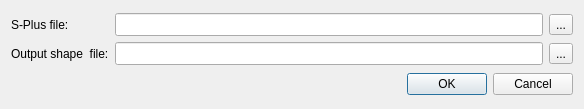
<?xml version="1.0" encoding="UTF-8"?>
<ui version="4.0">
 <class>SPlusImport</class>
 <widget class="QDialog" name="SPlusImport">
  <property name="geometry">
   <rect>
    <x>0</x>
    <y>0</y>
    <width>584</width>
    <height>109</height>
   </rect>
  </property>
  <property name="windowTitle">
   <string>Dialog</string>
  </property>
  <layout class="QGridLayout" name="gridLayout_2">
   <item row="0" column="0">
    <layout class="QGridLayout" name="gridLayout">
     <item row="0" column="0">
      <widget class="QLabel" name="label">
       <property name="text">
        <string>S-Plus file:</string>
       </property>
      </widget>
     </item>
     <item row="0" column="1">
      <widget class="QLineEdit" name="lineEdit">
       <property name="sizePolicy">
        <sizepolicy hsizetype="Expanding" vsizetype="Fixed">
         <horstretch>0</horstretch>
         <verstretch>0</verstretch>
        </sizepolicy>
       </property>
       <property name="minimumSize">
        <size>
         <width>0</width>
         <height>23</height>
        </size>
       </property>
       <property name="maximumSize">
        <size>
         <width>16777215</width>
         <height>23</height>
        </size>
       </property>
      </widget>
     </item>
     <item row="0" column="2">
      <widget class="QToolButton" name="toolButton">
       <property name="text">
        <string>...</string>
       </property>
      </widget>
     </item>
     <item row="1" column="0">
      <widget class="QLabel" name="label_3">
       <property name="text">
        <string>Output shape  file:</string>
       </property>
      </widget>
     </item>
     <item row="1" column="1">
      <widget class="QLineEdit" name="lineEdit_2">
       <property name="sizePolicy">
        <sizepolicy hsizetype="Expanding" vsizetype="Fixed">
         <horstretch>0</horstretch>
         <verstretch>0</verstretch>
        </sizepolicy>
       </property>
       <property name="minimumSize">
        <size>
         <width>0</width>
         <height>23</height>
        </size>
       </property>
       <property name="maximumSize">
        <size>
         <width>16777215</width>
         <height>23</height>
        </size>
       </property>
      </widget>
     </item>
     <item row="1" column="2">
      <widget class="QToolButton" name="toolButton_3">
       <property name="text">
        <string>...</string>
       </property>
      </widget>
     </item>
    </layout>
   </item>
   <item row="1" column="0">
    <widget class="QDialogButtonBox" name="buttonBox">
     <property name="orientation">
      <enum>Qt::Horizontal</enum>
     </property>
     <property name="standardButtons">
      <set>QDialogButtonBox::Cancel|QDialogButtonBox::Ok</set>
     </property>
    </widget>
   </item>
  </layout>
 </widget>
 <resources/>
 <connections>
  <connection>
   <sender>buttonBox</sender>
   <signal>accepted()</signal>
   <receiver>SPlusImport</receiver>
   <slot>accept()</slot>
   <hints>
    <hint type="sourcelabel">
     <x>248</x>
     <y>254</y>
    </hint>
    <hint type="destinationlabel">
     <x>157</x>
     <y>274</y>
    </hint>
   </hints>
  </connection>
  <connection>
   <sender>buttonBox</sender>
   <signal>rejected()</signal>
   <receiver>SPlusImport</receiver>
   <slot>reject()</slot>
   <hints>
    <hint type="sourcelabel">
     <x>316</x>
     <y>260</y>
    </hint>
    <hint type="destinationlabel">
     <x>286</x>
     <y>274</y>
    </hint>
   </hints>
  </connection>
 </connections>
</ui>
